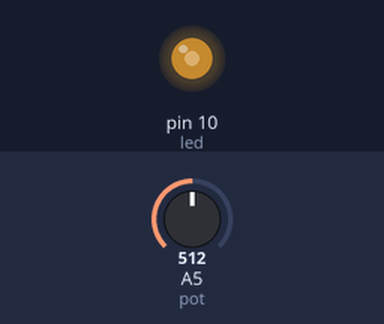
Bench run of a sketch on a simulated Arduino Uno, built with avr-gcc and run on an emulated ATmega328P. Parts: output pins drawn as LEDs (lit = HIGH). The inputs (shaded band) are chosen by the test bench; at power-on: A5 (pot) = 512.

Above: at 1.2 s.
1.3 s: A5 (pot) set to 716
At 1.6 s:
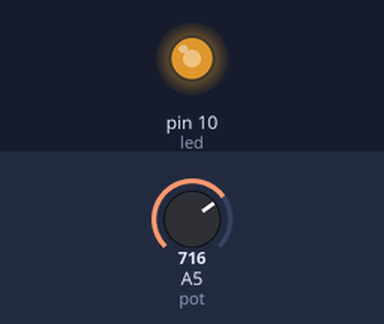
2.8 s: A5 (pot) set to 900
At 3.9 s:
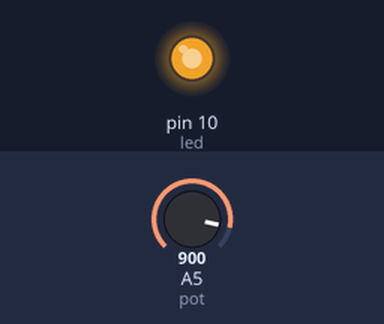
4.3 s: A5 (pot) set to 122
At 5.1 s:
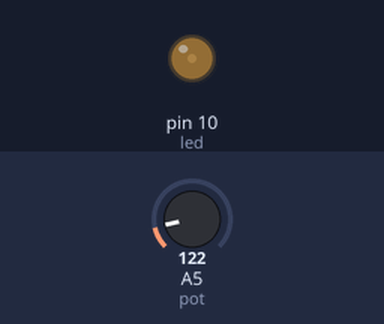
5.8 s: A5 (pot) set to 0
At 6.2 s:
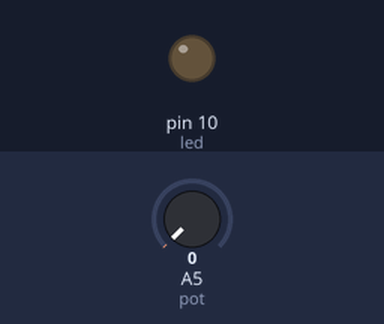
7.3 s: A5 (pot) set to 511
At 8.6 s:
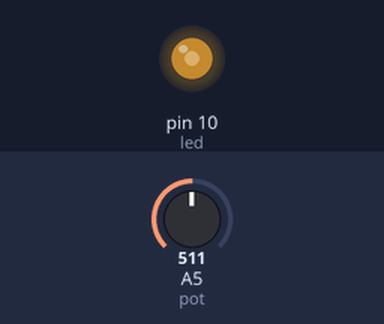
Timing chart, 0 to 9.8 s (numbered marks = the images above; inputs shaded):
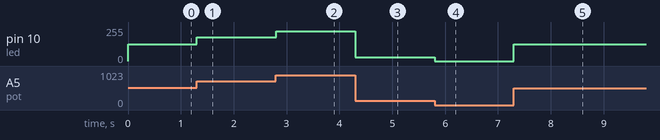

The sketch:

Pratica2.ino
```cpp
const int pot = A5; //pot no pino A5m
const int led = 10;//led no pino 9

int ledPotencia;
// Ler o map

void setup() {
  pinMode(led,OUTPUT);
  //Pino do led será saída

}


void loop() {
  // put your main code here, to run repeatedly:
  ledPotencia = map(analogRead(pot),0,1023,0,255);
  // map
  analogWrite(led,ledPotencia);
  // escreve no pino led o valor da leitura.

}
```

Measured:
- after the input at 1.3 s, pin 10 (led): 127/255 → 178/255 at once
- after the input at 2.8 s, pin 10 (led): 178/255 → 224/255 at once
- after the input at 4.3 s, pin 10 (led): 224/255 → 30/255 at once
- after the input at 5.8 s, pin 10 (led): 30/255 → 0/255 at once
- after the input at 7.3 s, pin 10 (led): 0/255 → 127/255 at once
